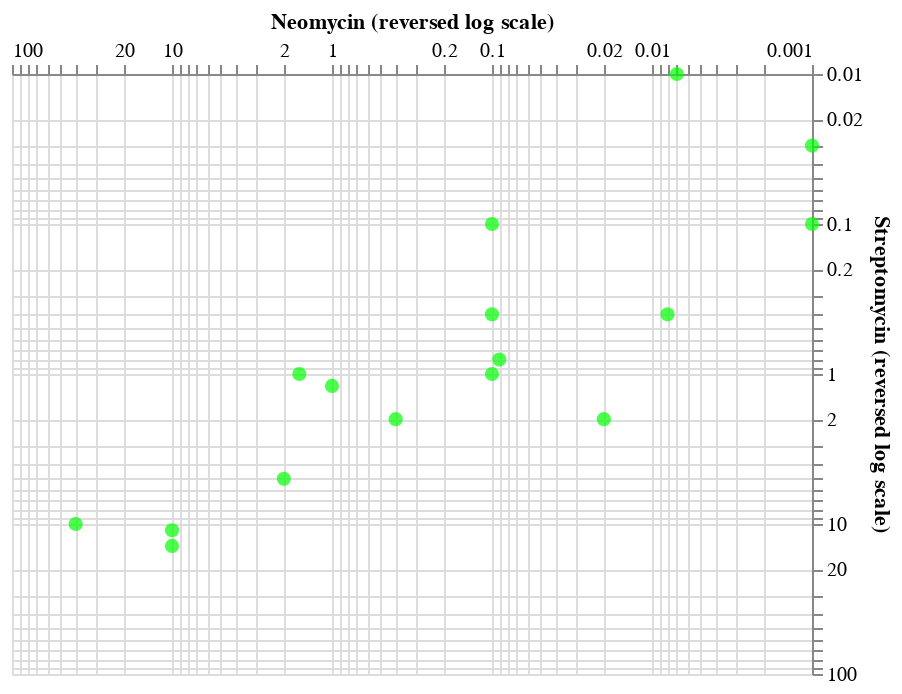

This figure's notebook cell:
### Code cell
alt.Chart(df).mark_circle(color="lime", size=50).encode(
    alt.X("Neomycin:Q", 
          scale=alt.Scale(type="log"), 
          sort="descending",
          axis = alt.Axis(orient="top"),
          title = "Neomycin (reversed log scale)"
          ),
    alt.Y("Streptomycin:Q", 
          scale=alt.Scale(type="log"), 
          sort="descending",
          axis = alt.Axis(orient="right"),
          title = "Streptomycin (reversed log scale)"
          )
)

### Figure 1 — Vega-Lite specification as saved in the notebook (floating-point values rounded to 4 significant figures)
{"$schema": "https://vega.github.io/schema/vega-lite/v4.8.1.json", "config": {"view": {"continuousHeight": 300, "continuousWidth": 400}}, "data": {"name": "data-8833440f737304311e72aeeffd7b9881"}, "datasets": {"data-8833440f737304311e72aeeffd7b9881": [{"Bacteria": "Aerobacter aerogenes", "Genus": "other", "Gram_Staining": "negative", "Neomycin": 1.6, "Penicillin": 870, "Streptomycin": 1}, {"Bacteria": "Bacillus anthracis", "Genus": "other", "Gram_Staining": "positive", "Neomycin": 0.007, "Penicillin": 0.001, "Streptomycin": 0.01}, {"Bacteria": "Brucella abortus", "Genus": "other", "Gram_Staining": "negative", "Neomycin": 0.02, "Penicillin": 1, "Streptomycin": 2}, {"Bacteria": "Diplococcus pneumoniae", "Genus": "other", "Gram_Staining": "positive", "Neomycin": 10, "Penicillin": 0.005, "Streptomycin": 11}, {"Bacteria": "Escherichia coli", "Genus": "other", "Gram_Staining": "negative", "Neomycin": 0.1, "Penicillin": 100, "Streptomycin": 0.4}, {"Bacteria": "Klebsiella pneumoniae", "Genus": "other", "Gram_Staining": "negative", "Neomycin": 1, "Penicillin": 850, "Streptomycin": 1.2}, {"Bacteria": "Mycobacterium tuberculosis", "Genus": "other", "Gram_Staining": "negative", "Neomycin": 2, "Penicillin": 800, "Streptomycin": 5}, {"Bacteria": "Proteus vulgaris", "Genus": "other", "Gram_Staining": "negative", "Neomycin": 0.1, "Penicillin": 3, "Streptomycin": 0.1}, {"Bacteria": "Pseudomonas aeruginosa", "Genus": "other", "Gram_Staining": "negative", "Neomycin": 0.4, "Penicillin": 850, "Streptomycin": 2}, {"Bacteria": "Salmonella (Eberthella) typhosa", "Genus": "Salmonella", "Gram_Staining": "negative", "Neomycin": 0.008, "Penicillin": 1, "Streptomycin": 0.4}, {"Bacteria": "Salmonella schottmuelleri", "Genus": "Salmonella", "Gram_Staining": "negative", "Neomycin": 0.09, "Penicillin": 10, "Streptomycin": 0.8}, {"Bacteria": "Staphylococcus albus", "Genus": "Staphylococcus", "Gram_Staining": "positive", "Neomycin": 0.001, "Penicillin": 0.007, "Streptomycin": 0.1}, {"Bacteria": "Staphylococcus aureus", "Genus": "Staphylococcus", "Gram_Staining": "positive", "Neomycin": 0.001, "Penicillin": 0.03, "Streptomycin": 0.03}, {"Bacteria": "Streptococcus fecalis", "Genus": "Streptococcus", "Gram_Staining": "positive", "Neomycin": 0.1, "Penicillin": 1, "Streptomycin": 1}, {"Bacteria": "Streptococcus hemolyticus", "Genus": "Streptococcus", "Gram_Staining": "positive", "Neomycin": 10, "Penicillin": 0.001, "Streptomycin": 14}, {"Bacteria": "Streptococcus viridans", "Genus": "Streptococcus", "Gram_Staining": "positive", "Neomycin": 40, "Penicillin": 0.005, "Streptomycin": 10}]}, "encoding": {"x": {"axis": {"orient": "top"}, "field": "Neomycin", "scale": {"type": "log"}, "sort": "descending", "title": "Neomycin (reversed log scale)", "type": "quantitative"}, "y": {"axis": {"orient": "right"}, "field": "Streptomycin", "scale": {"type": "log"}, "sort": "descending", "title": "Streptomycin (reversed log scale)", "type": "quantitative"}}, "mark": {"color": "lime", "size": 50, "type": "circle"}}
